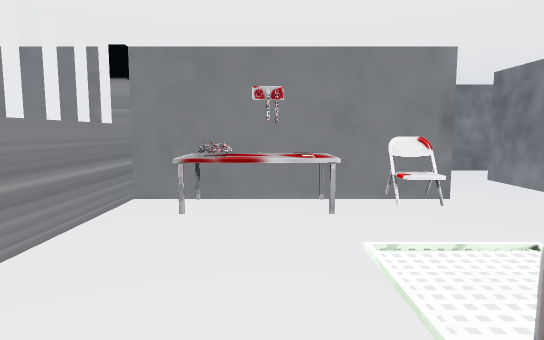
View 1 (above)

24 first-person views from a walk through a 3-D level made in the Unity game engine. The camera is 1.4 m above the floor, tilts 6° down and sees 75° across. The floor is counted in squares, 1 m on a side. Each view is taken from the middle of a square. On the plan, view 1 faces up. The plan holds only what a view shows up to about 15 squares ahead; the rest is blank. The player character is not drawn. Door leaves are left out, so doorways stand open.

View 2
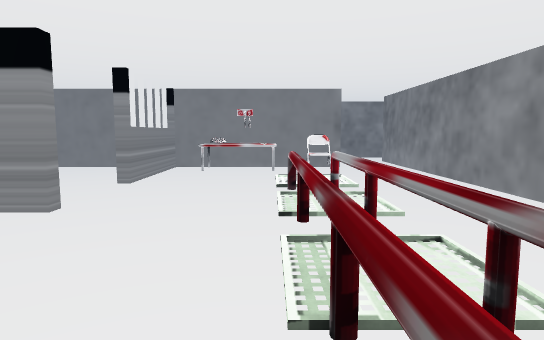

View 3
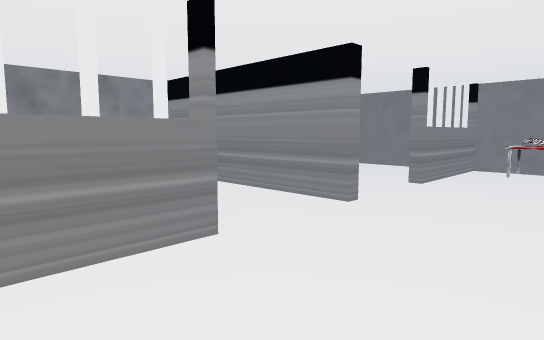

View 4
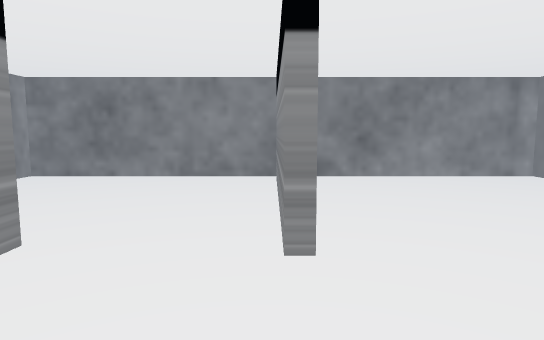

View 5
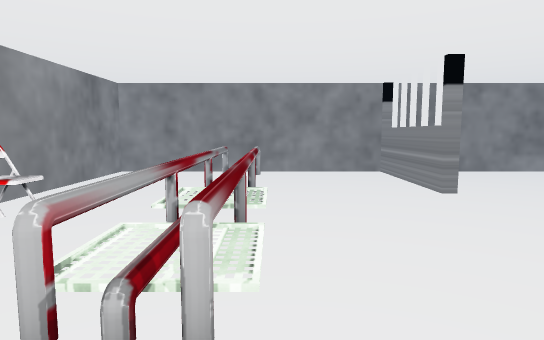

View 6
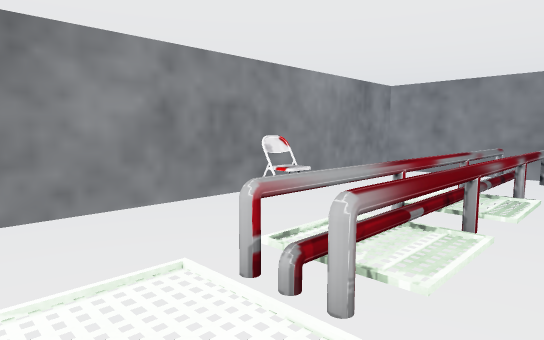

View 7
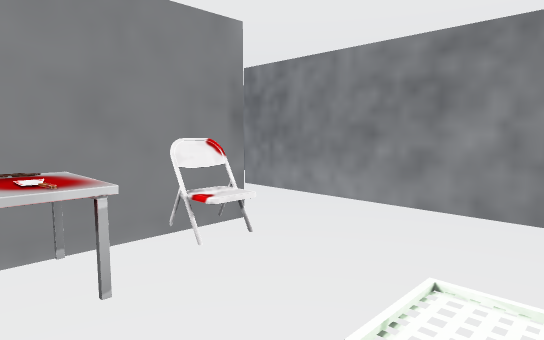

View 8
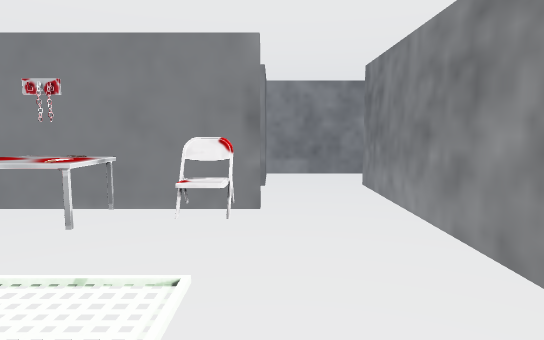

View 9
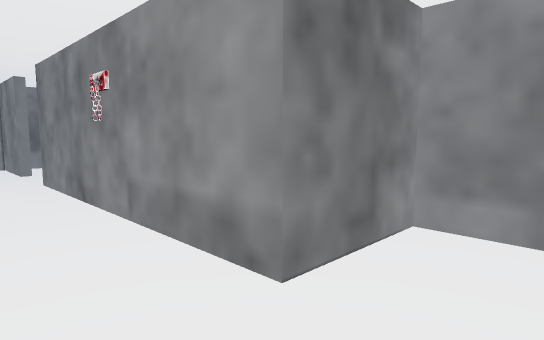

View 10
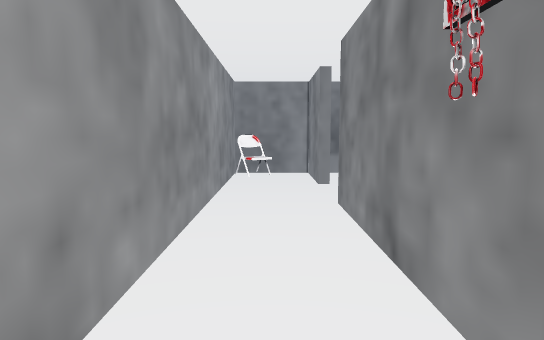

View 11
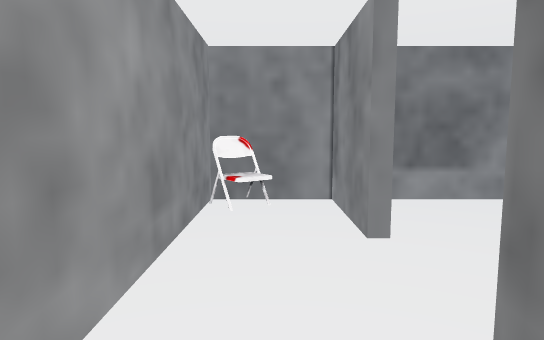

View 12
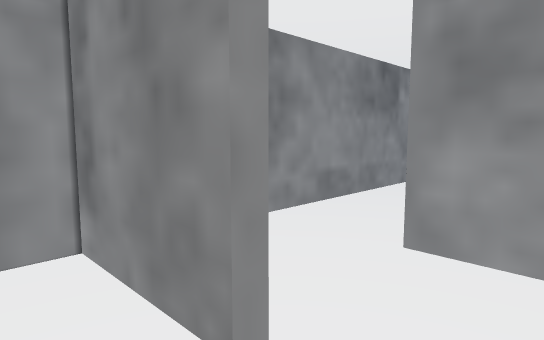

View 13
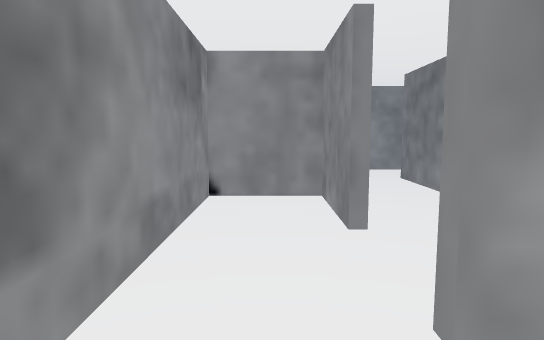

View 14
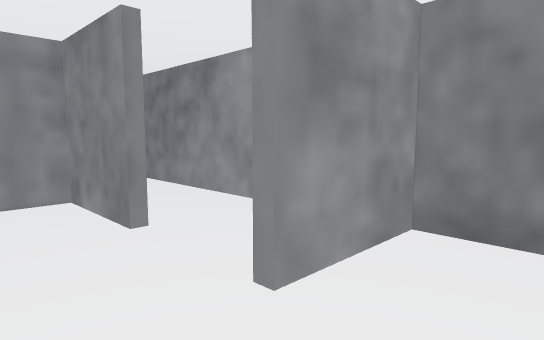

View 15
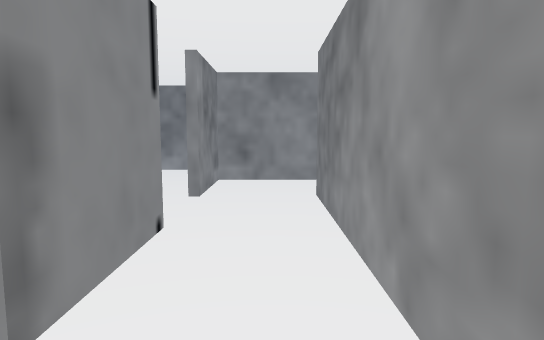

View 16
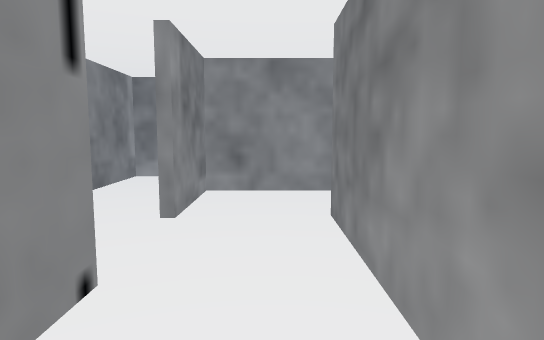

View 17
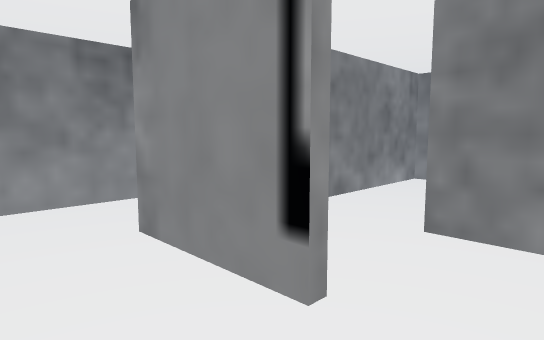

View 18
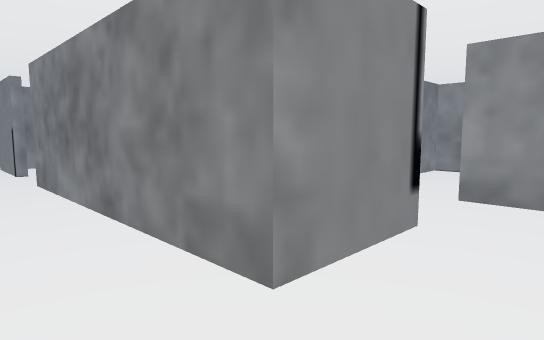

View 19
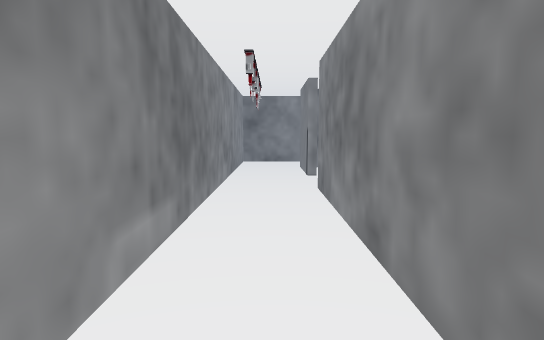

View 20
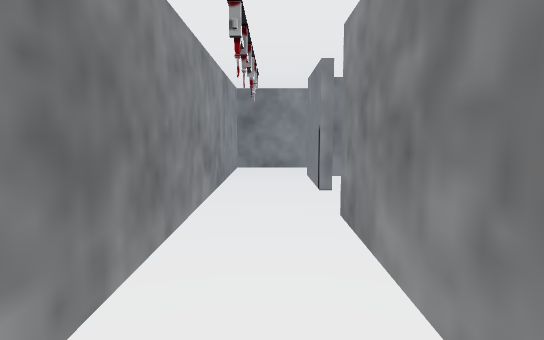

View 21
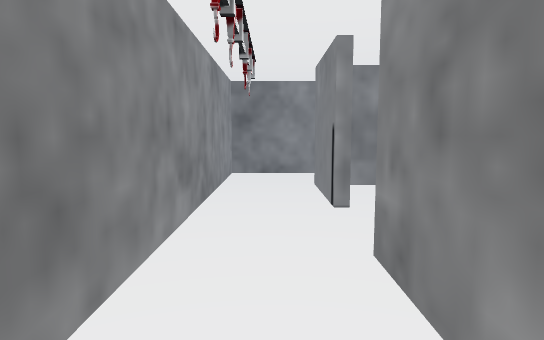

View 22
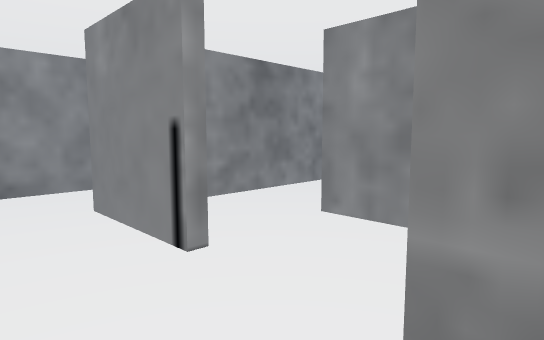

View 23
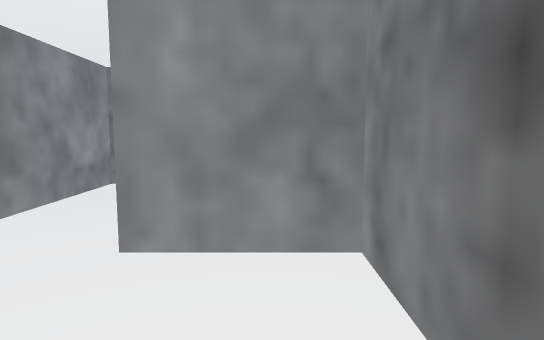

View 24
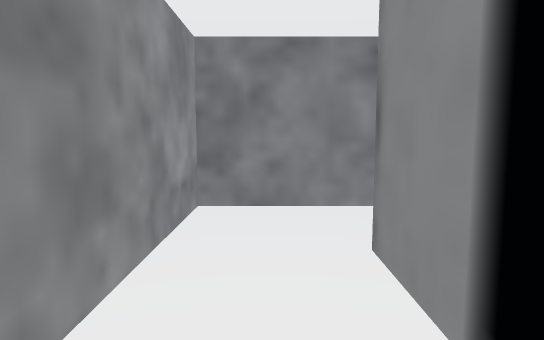

### Floor plan
Points are (right, up) in squares from view 1. A wall is a line through its corners. A room is listed if a view was taken in it or the views show most of it. See-through windows are left out.
Room 1 (views 1, 2, 3, 4, 5, 6, 7, 8, 9, 10, 11, 12)
walls: (-2.9, -0.4) (-2.9, -0.9); (3.9, 7.4) (-2.9, 7.4) (-2.9, 2.8); (-2.9, -4.1) (-2.9, -8.8) (6.4, -8.8) (6.4, 10.6); (-2.9, -4.7) (-3, -5.7); (-0.6, 10.3) (-5, 10.3); (-7.4, 7.7) (0.5, 7.7); (8.8, 13.1) (3.8, 13.1) (3.8, 10.3) (0.4, 10.3)
low walls: (1.4, 1) (1.4, 1.8); (2.5, -5.1) (2.5, -2.6)
ways out: opening at (-6.5, 10) to room 2; open door at (-3, -1) to room 6; opening at (-8.5, 9) to room 8
objects: table (-2, 6) to (1, 7); other object (0, 7) to (1, 7); chair (3, 7); chair (5, -3) to (6, -2)
Room 2 (views 13, 14, 15, 16)
walls: (-5.9, 13.4) (-5, 13.4) (-5, 22); (-7.6, 19.1) (-7.6, 16) (-7.8, 16) (-7.8, 18.8) (-10.4, 18.8) (-10.4, 11); (-5, 11.5) (-5, 13.1) (-7.9, 13.1); (-7.6, 22.6) (-7.6, 21.6)
ways out: opening at (-6.5, 10) to room 1; opening at (-8, 20.5) to room 3; opening at (-6.5, 22)
Room 3 (views 17, 18, 19, 20, 21, 22, 23)
walls: (-7.8, 21.6) (-7.8, 24.8) (0.9, 24.8); (3.5, 24.8) (6.8, 24.8); (-9.1, 19.1) (-7.6, 19.1); (9.3, 24) (9.3, 27.4) (-10.4, 27.4) (-10.4, 24.5)
ways out: opening at (-8, 20.5) to room 2; opening at (2.5, 25) to room 7; opening at (8, 25)
Room 4 (view 24)
walls: (3.8, 21.2) (3.8, 18.8); (4.5, 16.3) (6.4, 16.3) (6.4, 24.2)
ways out: opening at (4, 23.5) to room 7; opening at (4, 17.5)
Room 5 (no view inside)
walls: (-10.4, 7.2) (-10.4, 0.4); (-3.4, 7.4) (-7.8, 7.4)
Room 6 (no view inside)
walls: (-10.4, -0.8) (-10.4, -8.8) (-3.5, -8.8); (-2.9, -0.9) (-8.6, -0.9)
ways out: open door at (-3, -1) to room 1
Room 7 (no view inside)
walls: (0.9, 24.8) (0.9, 22) (3.9, 22)
ways out: opening at (2.5, 25) to room 3; opening at (4, 23.5) to room 4
Room 8 (no view inside)
walls: (-7.5, 10.3) (-10.4, 10.3) (-10.4, 7.7) (-7.4, 7.7)
ways out: opening at (-8.5, 9) to room 1
objects: chair (-10, 8) to (-10, 9)

Positions as (right, up) in squares from view 1, and headings:
1: (0, 0), facing up
2: (1, -7), facing up
3: (1, -7), facing up-left
4: (1, -1), facing left
5: (1, 4), facing down
6: (0, 4), facing down-right
7: (0, 3), facing up-right
8: (4, 1), facing up
9: (6, 8), facing up-left
10: (2, 9), facing left
11: (-3, 9), facing left
12: (-6, 9), facing up-left
13: (-9, 11), facing up
14: (-10, 11), facing up-right
15: (-6, 14), facing up
16: (-6, 16), facing up
17: (-10, 20), facing up-right
18: (-10, 27), facing down-right
19: (-8, 26), facing right
20: (-5, 26), facing right
21: (-3, 26), facing right
22: (0, 27), facing down-right
23: (2, 26), facing down
24: (5, 23), facing down
